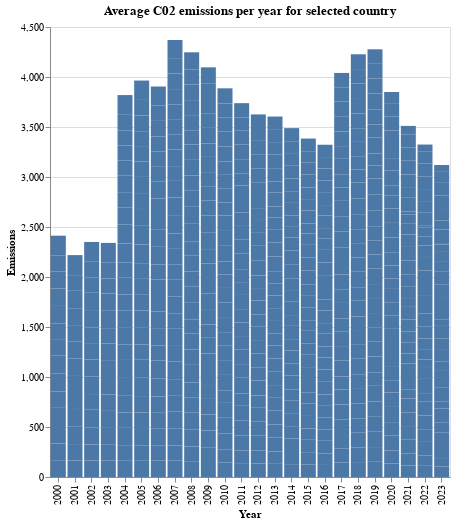

The cell this chart's notebook holds for it:
### Code cell
lst = df_em['Country'].unique()
input_dropdown = alt.binding_select(options=lst, name='Country ')
selection = alt.selection_point(fields=['Country'], bind=input_dropdown)

# Trying out a interactive bar chart for just emissions
bar_chart = alt.Chart(df_em).mark_bar().encode(
    x='Year:O', 
    y='Emissions:Q',
    tooltip=['Year', 'Emissions']
).add_params(
    selection
).transform_filter(
    selection
).properties(
    title=(f'Average C02 emissions per year for selected country'),
    width=400,
    height=450
)    
    
bar_chart

### Figure 1 — Vega-Lite specification as saved in the notebook (floating-point values rounded to 4 significant figures; data arrays with more than 128 entries replaced by an {"elided": "..."} marker saying what was removed)
{"config": {"view": {"continuousWidth": 300, "continuousHeight": 300}}, "data": {"name": "data-c5f7b77ecbbeaef6369663a42ee1b079"}, "mark": {"type": "bar"}, "encoding": {"tooltip": [{"field": "Year", "type": "nominal"}, {"field": "Emissions", "type": "quantitative"}], "x": {"field": "Year", "type": "ordinal"}, "y": {"field": "Emissions", "type": "quantitative"}}, "height": 450, "params": [{"name": "param_1", "select": {"type": "point", "fields": ["Country"]}, "bind": {"input": "select", "options": ["Austria", "Belgium", "Bulgaria", "Croatia", "Cyprus", "Czechia", "Denmark", "Estonia", "European Union - 27 countries (from 2020)", "Finland", "France", "Germany", "Greece", "Hungary", "Iceland", "Ireland", "Italy", "Latvia", "Lithuania", "Luxembourg", "Malta", "Netherlands", "Norway", "Poland", "Portugal", "Romania", "Slovakia", "Slovenia", "Spain", "Sweden"], "name": "Country "}}], "title": "Average C02 emissions per year for selected country", "transform": [{"filter": {"param": "param_1"}}], "width": 400, "$schema": "https://vega.github.io/schema/vega-lite/v5.20.1.json", "datasets": {"data-c5f7b77ecbbeaef6369663a42ee1b079": {"elided": "720 records"}}}
